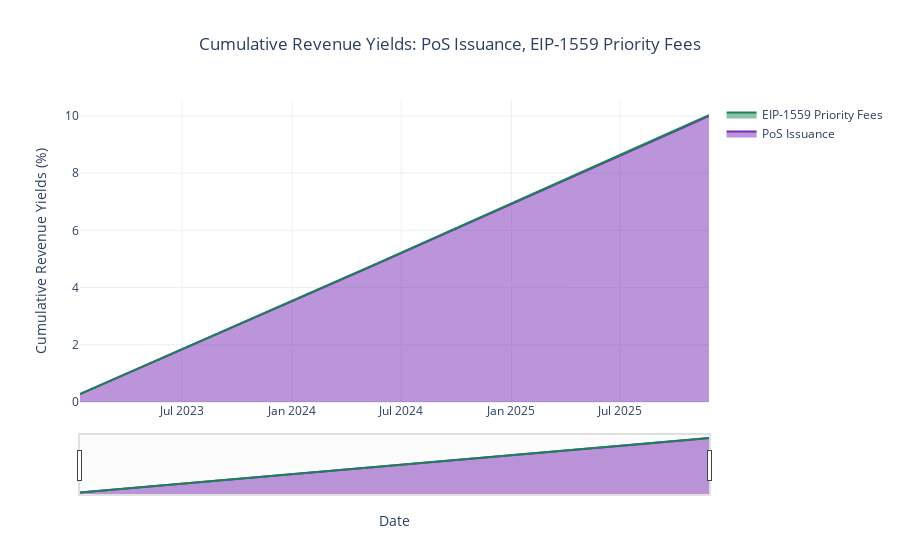

Notebook code cell kept with this figure:
### Code cell
fig = visualizations.plot_stacked_cumulative_column_per_subset(
    df, column='cumulative_revenue_yields_stacked',
    scenario_names={0: 'PoS Issuance', 1: 'EIP-1559 Priority Fees'}
)

fig.update_layout(
    title={
        "text":"""
            Cumulative Revenue Yields: PoS Issuance, EIP-1559 Priority Fees
        """,
    },
    yaxis_title="Cumulative Revenue Yields (%)",
)

fig.show()
